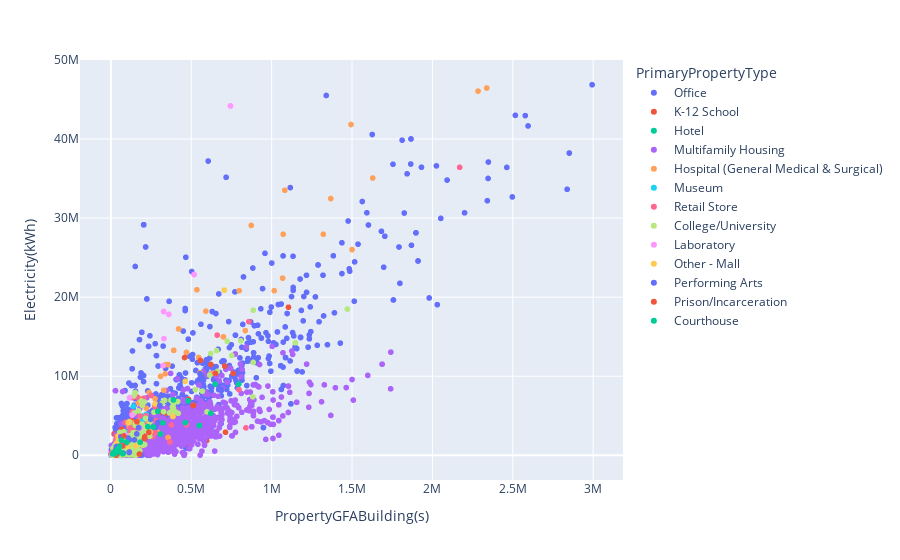

This figure's notebook cell:
### Code cell
import plotly.express as px

px.scatter(df_nyc_renamed, x='PropertyGFABuilding(s)', y='Electricity(kWh)', color='PrimaryPropertyType')

### Figure 1 — Plotly figure (JSON) as saved in the notebook; plotly's stock layout.template omitted (floating-point values rounded to 4 significant figures; data arrays with more than 128 entries replaced by an {"elided": "..."} marker saying what was removed)
{"data": [{"hovertemplate": "PrimaryPropertyType=Office<br>PropertyGFABuilding(s)=%{x}<br>Electricity(kWh)=%{y}<extra></extra>", "legendgroup": "Office", "marker": {"color": "#636efa", "symbol": "circle"}, "mode": "markers", "name": "Office", "showlegend": true, "type": "scattergl", "x": {"elided": "2686 int values"}, "xaxis": "x", "y": {"elided": "2686 float values"}, "yaxis": "y"}, {"hovertemplate": "PrimaryPropertyType=K-12 School<br>PropertyGFABuilding(s)=%{x}<br>Electricity(kWh)=%{y}<extra></extra>", "legendgroup": "K-12 School", "marker": {"color": "#EF553B", "symbol": "circle"}, "mode": "markers", "name": "K-12 School", "showlegend": true, "type": "scattergl", "x": {"elided": "1508 int values"}, "xaxis": "x", "y": {"elided": "1508 float values"}, "yaxis": "y"}, {"hovertemplate": "PrimaryPropertyType=Hotel<br>PropertyGFABuilding(s)=%{x}<br>Electricity(kWh)=%{y}<extra></extra>", "legendgroup": "Hotel", "marker": {"color": "#00cc96", "symbol": "circle"}, "mode": "markers", "name": "Hotel", "showlegend": true, "type": "scattergl", "x": {"elided": "240 int values"}, "xaxis": "x", "y": {"elided": "240 float values"}, "yaxis": "y"}, {"hovertemplate": "PrimaryPropertyType=Multifamily Housing<br>PropertyGFABuilding(s)=%{x}<br>Electricity(kWh)=%{y}<extra></extra>", "legendgroup": "Multifamily Housing", "marker": {"color": "#ab63fa", "symbol": "circle"}, "mode": "markers", "name": "Multifamily Housing", "showlegend": true, "type": "scattergl", "x": {"elided": "21463 int values"}, "xaxis": "x", "y": {"elided": "21463 float values"}, "yaxis": "y"}, {"hovertemplate": "PrimaryPropertyType=Hospital (General Medical & Surgical)<br>PropertyGFABuilding(s)=%{x}<br>Electricity(kWh)=%{y}<extra></extra>", "legendgroup": "Hospital (General Medical & Surgical)", "marker": {"color": "#FFA15A", "symbol": "circle"}, "mode": "markers", "name": "Hospital (General Medical & Surgical)", "showlegend": true, "type": "scattergl", "x": [64600, 292230, 64600, 68787, 80844, 75600, 1493589, 190934, 873000, 590371, 171780, 237110, 700000, 51233, 328782, 280432, 700000, 2283765, 1016171, 1321320, 113300, 131748, 338424, 308789, 340155, 554128, 535000, 71500, 355550, 67925, 546365, 797600, 130794, 1628485, 1081800, 836000, 1071600, 1068030, 2337842, 274509, 1367905, 81613, 390975, 131748, 469730, 99526, 68952, 224650, 625000, 207000, 78620, 137200, 1500000, 220240, 172268, 469730, 99526, 68952, 224650, 625000, 207000, 78620, 137200, 172268, 67925, 546365, 81613, 390975, 68952, 469730, 99526, 68952, 224650, 625000, 207000, 78620, 137200, 35854, 68952, 554128, 355740, 355740, 421234, 421234], "xaxis": "x", "y": [1926000.0, 2910000.0, 1926000.0, 1521000.0, 1103000.0, 663300.0, 41841652, 7138000.0, 29073618, 18230601, 6601000.0, 7938000.0, 14970000.0, 2479000.0, 8226597, 6345000.0, 14970000.0, 46070000.0, 20820000.0, 27950000.0, 3610702, 4105000.0, 10300000.0, 9973000.0, 11470000.0, 10430000.0, 20933599, 2608000.0, 11471421, 246600.0, 12370000.0, 20820000.0, 3668000.0, 35080000.0, 33520000.0, 15766400, 27950000.0, 22410000.0, 46455595, 7158000.0, 32470000.0, 847600.0, 13270000.0, 4105000.0, 13000000.0, 2018000.0, 1903000.0, 4377000.0, 10330000.0, 4717693, 1153000.0, 3148000.0, 26020000.0, 5949000.0, 4314000.0, 13000000.0, 2018000.0, 1903000.0, 4377000.0, 10330000.0, 4717693, 1153000.0, 3148000.0, 4302000.0, 246600.0, 12370000.0, 847600.0, 13270000.0, 1903000.0, 13000000.0, 2018000.0, 1903000.0, 4377000.0, 10330000.0, 4717693, 1153000.0, 3148000.0, 308000.0, 1903000.0, 10430000.0, 2244000.0, 2244000.0, 15980000.0, 15980000.0], "yaxis": "y"}, {"hovertemplate": "PrimaryPropertyType=Museum<br>PropertyGFABuilding(s)=%{x}<br>Electricity(kWh)=%{y}<extra></extra>", "legendgroup": "Museum", "marker": {"color": "#19d3f3", "symbol": "circle"}, "mode": "markers", "name": "Museum", "showlegend": true, "type": "scattergl", "x": [220000, 85000, 85000, 140000, 125362, 45000, 56184, 56184, 113915, 140000, 110000, 13022, 97700, 105000, 172000, 110000, 46600, 24000, 65620, 32862, 82000, 14901, 70000, 197509, 197509, 218349], "xaxis": "x", "y": [5152000.0, 1706000.0, 1706000.0, 6190000.0, 3449000.0, 380600.0, 184900.0, 184900.0, 3039000.0, 1250000.0, 2302000.0, 82760, 2447000.0, 1515000.0, 2890000.0, 4171000.0, 812200.0, 38400, 2352000.0, 1190000.0, 2895000.0, 111760, 2698000.0, 4489000.0, 4966000.0, 3189000.0], "yaxis": "y"}, {"hovertemplate": "PrimaryPropertyType=Retail Store<br>PropertyGFABuilding(s)=%{x}<br>Electricity(kWh)=%{y}<extra></extra>", "legendgroup": "Retail Store", "marker": {"color": "#FF6692", "symbol": "circle"}, "mode": "markers", "name": "Retail Store", "showlegend": true, "type": "scattergl", "x": {"elided": "264 int values"}, "xaxis": "x", "y": {"elided": "264 float values"}, "yaxis": "y"}, {"hovertemplate": "PrimaryPropertyType=College/University<br>PropertyGFABuilding(s)=%{x}<br>Electricity(kWh)=%{y}<extra></extra>", "legendgroup": "College/University", "marker": {"color": "#B6E880", "symbol": "circle"}, "mode": "markers", "name": "College/University", "showlegend": true, "type": "scattergl", "x": {"elided": "690 int values"}, "xaxis": "x", "y": {"elided": "690 float values"}, "yaxis": "y"}, {"hovertemplate": "PrimaryPropertyType=Laboratory<br>PropertyGFABuilding(s)=%{x}<br>Electricity(kWh)=%{y}<extra></extra>", "legendgroup": "Laboratory", "marker": {"color": "#FF97FF", "symbol": "circle"}, "mode": "markers", "name": "Laboratory", "showlegend": true, "type": "scattergl", "x": [743935, 327993, 91193, 743935, 327993, 91193, 116189, 517490, 116189, 517490, 34329, 360423, 330000, 324505, 132500, 180000, 116189, 180000, 180000, 180000, 180000, 360423], "xaxis": "x", "y": [44190000.0, 18190000.0, 2533000.0, 44190000.0, 18190000.0, 2533000.0, 7282000.0, 22860000.0, 7282000.0, 22860000.0, 710600.0, 17820000.0, 14750000.0, 11340000.0, 5071000.0, 3407000.0, 7282000.0, 3407000.0, 3407000.0, 3407000.0, 3407000.0, 17820000.0], "yaxis": "y"}, {"hovertemplate": "PrimaryPropertyType=Other - Mall<br>PropertyGFABuilding(s)=%{x}<br>Electricity(kWh)=%{y}<extra></extra>", "legendgroup": "Other - Mall", "marker": {"color": "#FECB52", "symbol": "circle"}, "mode": "markers", "name": "Other - Mall", "showlegend": true, "type": "scattergl", "x": [33736, 275000, 29000, 275000, 29000, 154000, 54000, 275000, 29000, 108283, 104700, 244500, 15000, 13125, 30000, 705201, 705201, 25232, 25232, 43302, 47500, 48708, 47500, 44950, 42000, 462414, 386000, 79800, 386000, 33612, 45000, 35000, 35000, 42486, 52200, 35000, 45000, 35000, 35000, 45000, 35000, 35000, 45000, 35000], "xaxis": "x", "y": [281200.0, 6490000.0, 732300.0, 6490000.0, 732300.0, 1188000.0, 1106000.0, 6490000.0, 732300.0, 4152000.0, 1126000.0, 2945000.0, 268660, 228240, 758600.0, 20890000.0, 20890000.0, 378300.0, 378300.0, 314600.0, 425630, 2111000.0, 425630, 720133, 525700.0, 9358000.0, 4905000.0, 1599000.0, 4905000.0, 493100.0, 2383000.0, 1469000.0, 621400.0, 1177000.0, 1061000.0, 1469000.0, 2383000.0, 621400.0, 1469000.0, 2383000.0, 621400.0, 1469000.0, 2383000.0, 621400.0], "yaxis": "y"}, {"hovertemplate": "PrimaryPropertyType=Performing Arts<br>PropertyGFABuilding(s)=%{x}<br>Electricity(kWh)=%{y}<extra></extra>", "legendgroup": "Performing Arts", "marker": {"color": "#636efa", "symbol": "circle"}, "mode": "markers", "name": "Performing Arts", "showlegend": true, "type": "scattergl", "x": [115720, 146865, 161000, 56934, 279000, 114829, 172422, 685050, 292620, 554658, 114829, 172422, 685050, 292620, 554658, 107229, 18310, 42022, 304000, 247480, 32498, 16962, 61420, 77000, 49500, 27922, 33250, 27000, 26750, 191032, 40110, 30080, 40000, 36000, 49500, 27922, 33250, 27000, 26750, 40110, 30080, 40000, 36000, 49500, 27922, 33250, 27000, 26750, 40110, 30080, 40000, 36000, 95436, 113373, 279000, 33100, 279000, 34000, 26500, 38000, 34000, 26500], "xaxis": "x", "y": [1949000.0, 1941000.0, 2697000.0, 1174000.0, 3546000.0, 402960, 3488000.0, 8350000.0, 4137000.0, 10300000.0, 402960, 3488000.0, 8350000.0, 4137000.0, 10300000.0, 2181000.0, 370200.0, 821600.0, 6296000.0, 4533000.0, 856400.0, 363400.0, 2342000.0, 277323, 473300.0, 491800.0, 408476, 237000.0, 459500.0, 1426.0, 705900.0, 627900.0, 198400.0, 1107000.0, 473300.0, 491800.0, 408476, 237000.0, 459500.0, 705900.0, 627900.0, 198400.0, 1107000.0, 473300.0, 491800.0, 408476, 237000.0, 459500.0, 705900.0, 627900.0, 198400.0, 1107000.0, 1584000.0, 350548, 3546000.0, 667800.0, 3546000.0, 1003000.0, 502700.0, 140330, 1066000.0, 502700.0], "yaxis": "y"}, {"hovertemplate": "PrimaryPropertyType=Prison/Incarceration<br>PropertyGFABuilding(s)=%{x}<br>Electricity(kWh)=%{y}<extra></extra>", "legendgroup": "Prison/Incarceration", "marker": {"color": "#EF553B", "symbol": "circle"}, "mode": "markers", "name": "Prison/Incarceration", "showlegend": true, "type": "scattergl", "x": [38320, 161765, 210444, 236142, 1104830, 622200, 514000, 73895, 80800, 761071, 458000, 511207, 31333, 210444, 36450, 650300, 177554, 708047, 557000], "xaxis": "x", "y": [158100.0, 4238000.0, 2131000.0, 2893000.0, 18730000.0, 11480000.0, 6297000.0, 1174000.0, 2441000.0, 10370000.0, 12360000.0, 6304000.0, 27420, 2319000.0, 580200.0, 10360000.0, 155380, 11280000.0, 12000000.0], "yaxis": "y"}, {"hovertemplate": "PrimaryPropertyType=Courthouse<br>PropertyGFABuilding(s)=%{x}<br>Electricity(kWh)=%{y}<extra></extra>", "legendgroup": "Courthouse", "marker": {"color": "#00cc96", "symbol": "circle"}, "mode": "markers", "name": "Courthouse", "showlegend": true, "type": "scattergl", "x": [74000, 39150, 25700, 230035, 322300, 388800, 795700, 59300, 23116, 462260, 21500, 621817, 16194, 49500, 182000, 99000, 54300, 648000, 481000, 550000, 291589, 308200, 10400, 264100, 65874, 65874], "xaxis": "x", "y": [181600.0, 724400.0, 197160, 3609000.0, 4090000.0, 6994000.0, 9004000.0, 397200.0, 168880, 4126000.0, 387600, 5312000.0, 228880, 614400.0, 1643000.0, 1660000.0, 1112000.0, 9007000.0, 6890000.0, 3758000.0, 5563000.0, 2690000.0, 175640, 3573000.0, 1903000.0, 1903000.0], "yaxis": "y"}], "layout": {"legend": {"title": {"text": "PrimaryPropertyType"}, "tracegroupgap": 0}, "margin": {"t": 60}, "xaxis": {"anchor": "y", "domain": [0, 1], "title": {"text": "PropertyGFABuilding(s)"}}, "yaxis": {"anchor": "x", "domain": [0, 1], "title": {"text": "Electricity(kWh)"}}}}
